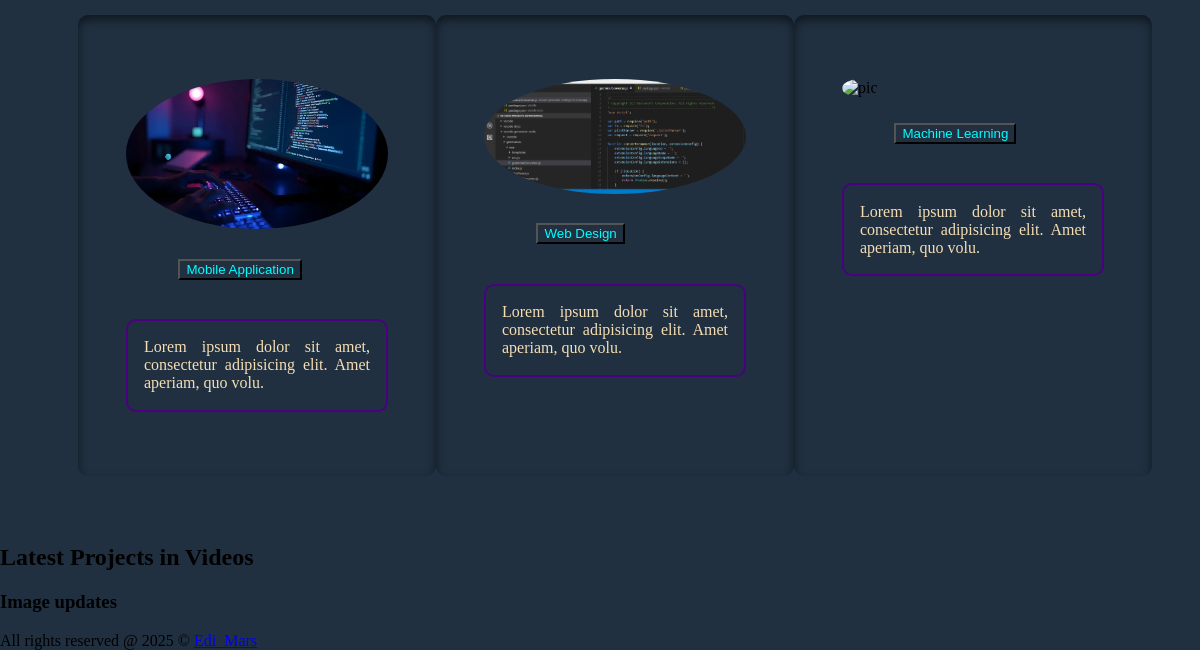
Page /project/ (lower part) on the earlier database version.
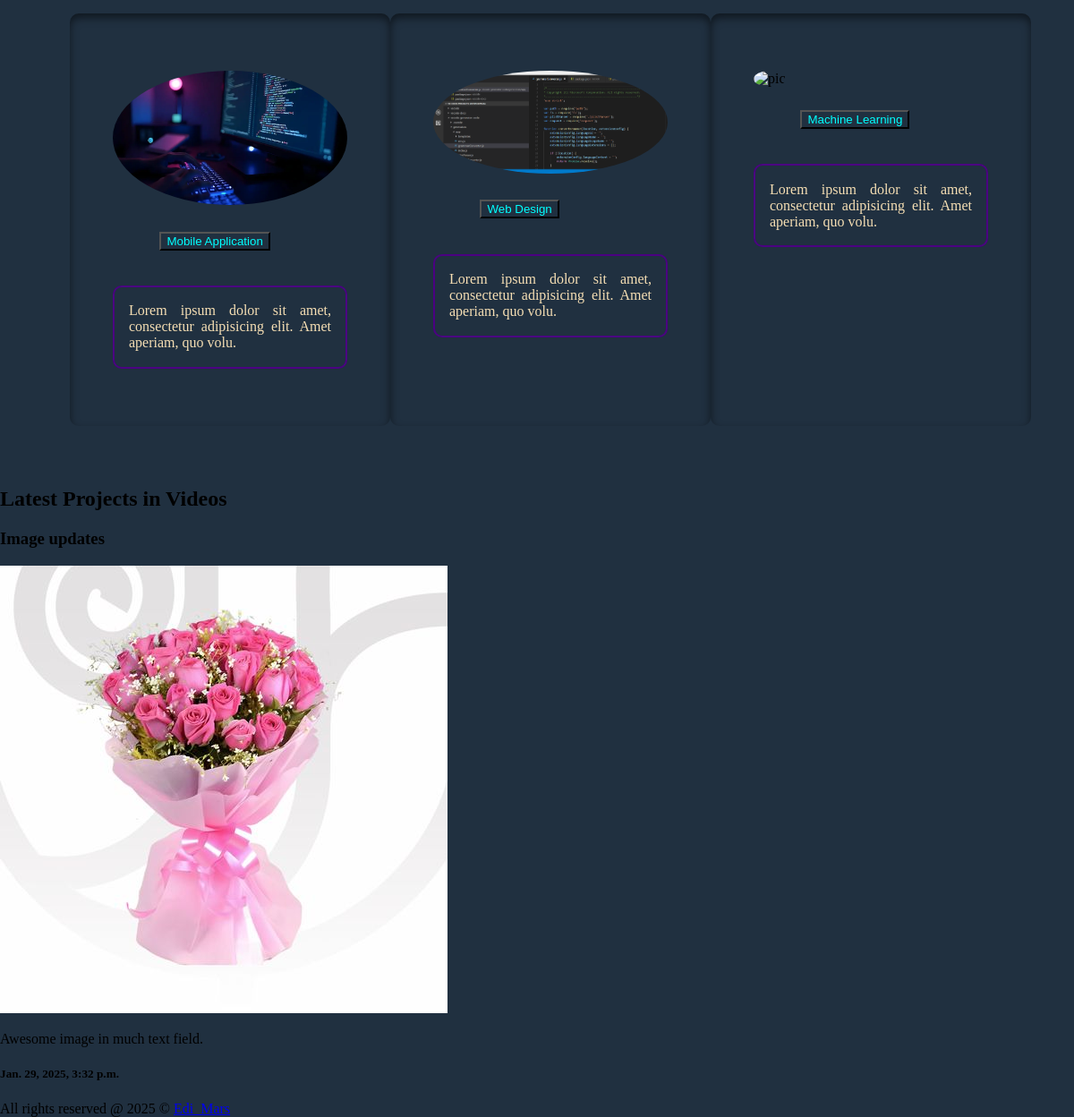
Same page on the later database version.
### edidiong/models.py (models this page shows, shortened)
class Project(models.Model):
    description = models.TextField(max_length=255)
    image = models.ImageField(upload_to='stores', blank=True, null=True)
    created_at = models.DateTimeField(auto_now_add=True)

### edidiong/views.py (the view)
# urls.py: path('project/', views.projects, name='projects'),
def projects(request):
    videos = VideoProject.objects.all()
    project = Project.objects.all()
    return render(request, 'home/projects.html', {
        'videos': videos,
        'project': project,
        })

### edidiong/templates/home/projects.html (shortened to what this page needs)
<!DOCTYPE html>
{% load static %}
{% load embed_video_tags %}
<html lang="en">
<head>
    <link rel="stylesheet" href="{% static 'public/css/projects.css' %}">
    <link rel="stylesheet" href="https://cdnjs.cloudflare.com/ajax/libs/font-awesome/6.7.2/css/brand.min.css"/>
    <link rel="stylesheet" href="https://cdnjs.cloudflare.com/ajax/libs/boxicons/2.1.0/css/animations.min.css">
    <link rel="stylesheet" href="https://cdnjs.cloudflare.com/ajax/libs/boxicons/2.1.0/css/boxicons.min.css" />
</head>
<body>
   <section class="projects-pics">
       <div class="project-image">
          <div class="projects">
            <img src="{% static 'assets/images/pic-3.png' %}" alt="pic">
          </div>
          <article class="projects-text-box">
            <button type="button">Mobile Application</button>
              <div class="project-text">
                 <p class="">
                   Lorem ipsum dolor sit amet, consectetur adipisicing elit. Amet aperiam, quo volu.
                 </p>
              </div>
          </article>
       </div>
       <div class="project-image">
          <div class="projects">
            <img src="{% static 'assets/images/pi-2.jpg' %}" alt="pic">
          </div>
          <article class="projects-text-box">
              <button type="button">Web Design</button>
              <div class="project-text">
                 <p class="">
                   Lorem ipsum dolor sit amet, consectetur adipisicing elit. Amet aperiam, quo volu.
                 </p>
              </div>
          </article>
       </div>
       <div class="project-image">
          <div class="projects">
            <img src="{% static 'assets/images/edi.png' %}" alt="pic">
          </div>
          <article class="projects-text-box">
            <button type="button">Machine Learning</button>
              <div class="project-text">
                 <p class="">
                   Lorem ipsum dolor sit amet, consectetur adipisicing elit. Amet aperiam, quo volu.
                 </p>
              </div>
          </article>
       </div>
   </section>
     <section class="projects-video">
        <h2>Latest <spn>Projects in</spn> <strong>Videos</strong></h2>
     </section>
     <section class="image-box">
        <h3>Image updates</h3>
        <div class="image-content">
          {% for points in project %}
              <div class="image__stand">
                <img src="{{ points.image.url }}" alt="">
                  <p class="text-descript">{{ points.description }}</p>
                  <div class="time-text">
                     <h5>{{ points.created_at }}</h5>
                  </div>
              </div>
           {% endfor %}
        </div>
     </section>
     <footer class="foot">
        <div class="projects-footer">
           <p>All rights reserved @ <script>document.write(new Date().getFullYear())</script> &copy; <a href="#" class="foots">Edi_Mars</a></p>
        </div>
     </footer>
</body>
</html>

Differences in the rows shown:
added Project: image (picture), description "Awesome image in much text field.", created_at "Jan. 29, 2025, 3:32 p.m."
